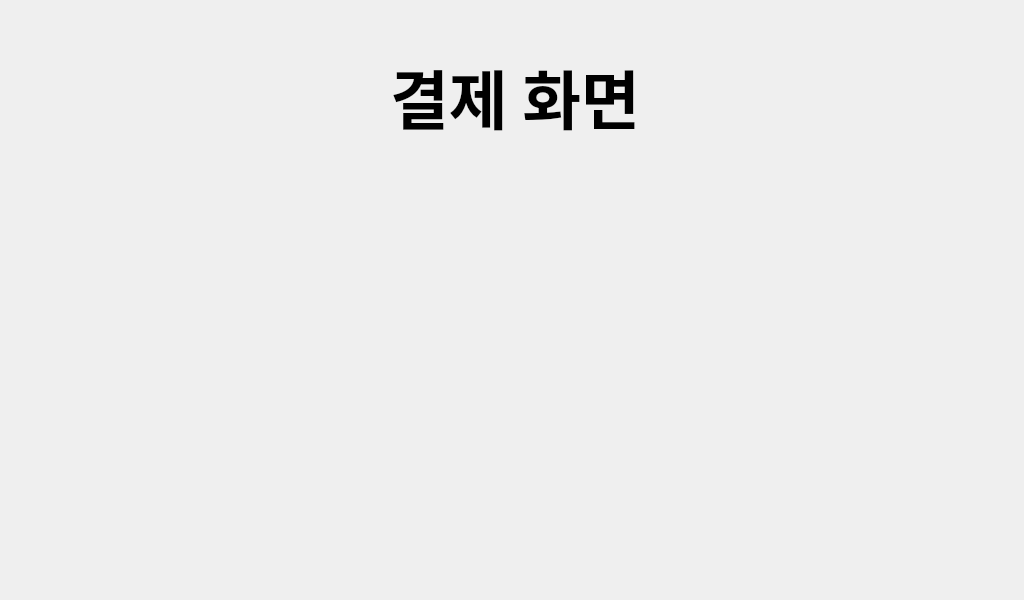
<?xml version="1.0" encoding="UTF-8"?>
<ui version="4.0">
 <class>Form</class>
 <widget class="QWidget" name="Form">
  <property name="geometry">
   <rect>
    <x>0</x>
    <y>0</y>
    <width>1024</width>
    <height>600</height>
   </rect>
  </property>
  <property name="windowTitle">
   <string>Form</string>
  </property>
  <widget class="QLabel" name="label">
   <property name="geometry">
    <rect>
     <x>390</x>
     <y>40</y>
     <width>471</width>
     <height>111</height>
    </rect>
   </property>
   <property name="font">
    <font>
     <family>휴먼편지체</family>
     <pointsize>48</pointsize>
     <weight>75</weight>
     <bold>true</bold>
    </font>
   </property>
   <property name="text">
    <string>결제 화면</string>
   </property>
  </widget>
 </widget>
 <resources/>
 <connections/>
</ui>
